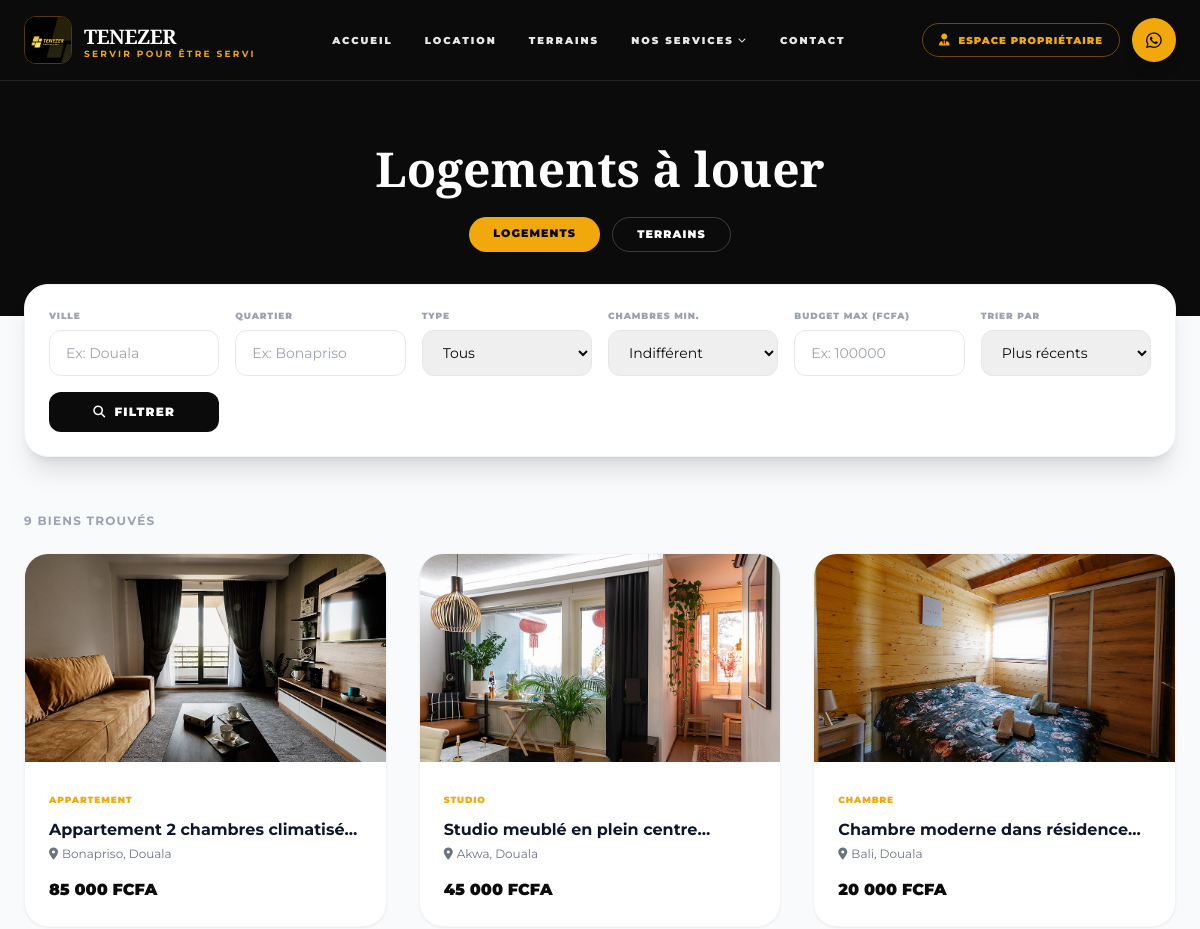
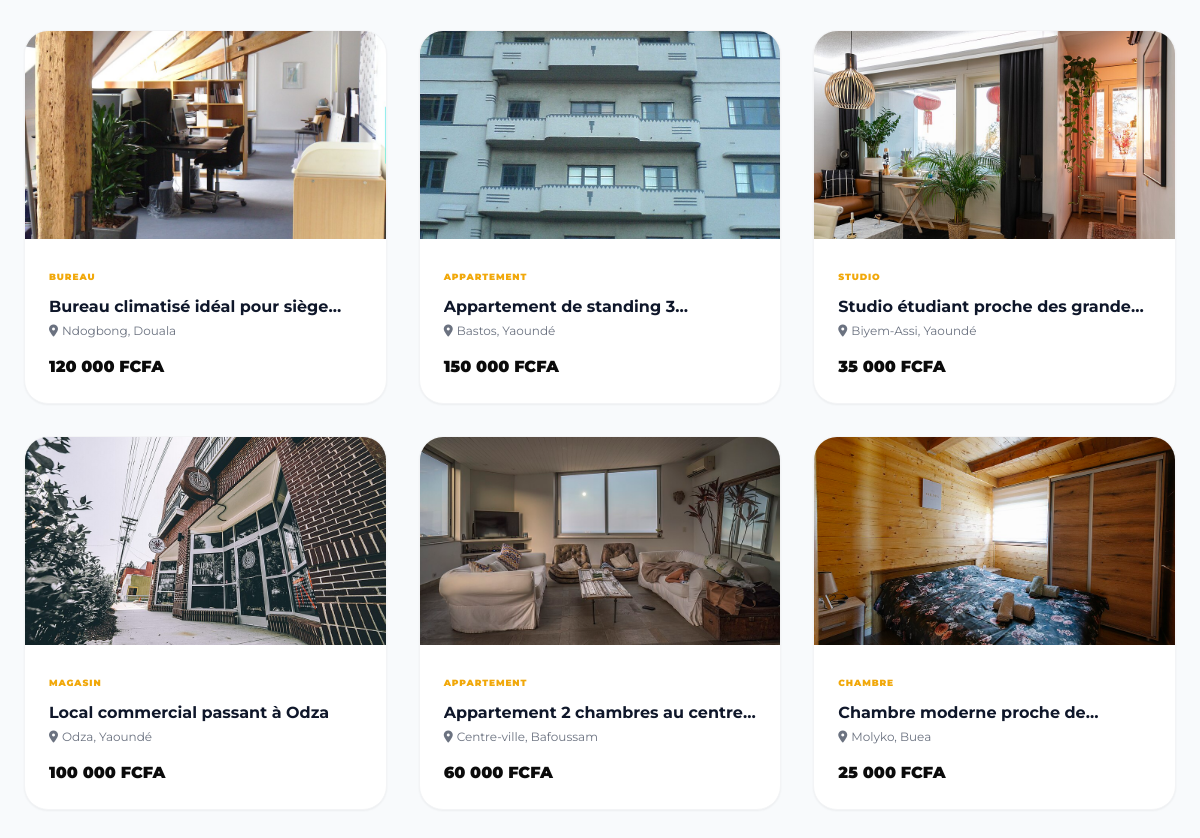
The page /biens.php on the database its author committed (2 pictures, top to bottom).
### tables this page shows
CREATE TABLE `properties` (
  `id` int(11) NOT NULL,
  `owner_id` int(11) DEFAULT NULL,
  `created_by_admin_id` int(11) DEFAULT NULL,
  `category` enum('logement','terrain') NOT NULL DEFAULT 'logement',
  `type` varchar(30) NOT NULL,
  `title` varchar(255) NOT NULL,
  `description` text NOT NULL,
  `city` varchar(100) NOT NULL,
  `quartier` varchar(100) DEFAULT NULL,
  `price` decimal(12,2) NOT NULL,
  `is_new` tinyint(1) DEFAULT NULL,
  `distance_route` varchar(100) DEFAULT NULL,
  `bedrooms` int(11) DEFAULT NULL,
  `bathrooms` int(11) DEFAULT NULL,
  `surface_chambre` int(11) DEFAULT NULL,
  `surface_salon` int(11) DEFAULT NULL,
  `surface_cuisine` int(11) DEFAULT NULL,
  `superficie_terrain` int(11) DEFAULT NULL,
  `has_parking` tinyint(1) DEFAULT 0,
  `features` longtext DEFAULT NULL CHECK (json_valid(`features`)),
  `status` enum('active','inactive') NOT NULL DEFAULT 'active',
  `created_at` timestamp NOT NULL DEFAULT current_timestamp()
);

CREATE TABLE `media` (
  `id` int(11) NOT NULL,
  `entity_type` varchar(50) NOT NULL DEFAULT 'property',
  `entity_id` int(11) NOT NULL,
  `url` varchar(255) NOT NULL,
  `type` enum('photo','video') NOT NULL DEFAULT 'photo',
  `is_main` tinyint(1) DEFAULT 0,
  `sort_order` int(11) DEFAULT 0,
  `created_at` timestamp NOT NULL DEFAULT current_timestamp()
);

### includes/functions.php (called while the page is built, shortened)
<?php
function tenezer_type_label($type) {
    return TENEZER_LOGEMENT_TYPES[$type] ?? ucfirst($type);
}
function tenezer_main_photo($pdo, $entityId, $entityType = 'property') {
    $stmt = $pdo->prepare("SELECT url FROM media WHERE entity_type = ? AND entity_id = ? AND type = 'photo' ORDER BY is_main DESC, sort_order ASC LIMIT 1");
    $stmt->execute([$entityType, $entityId]);
    $row = $stmt->fetch();
    return $row ? 'assets/uploads/properties/' . $row['url'] : null;
}

### biens.php (the view, shortened to what this page needs)
<?php
require_once 'mfbase/database.php';
require_once 'includes/functions.php';
$category = isset($_GET['category']) && $_GET['category'] === 'terrain' ? 'terrain' : 'logement';
$city = trim($_GET['city'] ?? '');
$quartier = trim($_GET['quartier'] ?? '');
$sort = $_GET['sort'] ?? 'recent';
$page = isset($_GET['page']) && (int)$_GET['page'] > 0 ? (int)$_GET['page'] : 1;
$perPage = 9;
$sql = "SELECT * FROM properties WHERE status = 'active' AND category = ?";
$params = [$category];
switch ($sort) {
    default:            $sql .= " ORDER BY created_at DESC"; break;
}
$properties = [];
$totalCount = 0;
try {
    $countStmt = $pdo->prepare(str_replace('SELECT *', 'SELECT COUNT(*) as total', $sql));
    $countStmt->execute($params);
    $totalCount = (int)$countStmt->fetchColumn();
    $totalPages = max(1, (int)ceil($totalCount / $perPage));
    $page = min($page, $totalPages);
    $offset = ($page - 1) * $perPage;
    $sql .= " LIMIT $perPage OFFSET $offset";
    $stmt = $pdo->prepare($sql);
    $stmt->execute($params);
    $properties = $stmt->fetchAll();
} catch (PDOException $e) {
    $properties = [];
    $totalPages = 1;
}
require_once 'includes/header.php';
require_once 'includes/navbar.php';
?>
<main class="bg-slate-50 min-h-screen pb-20">
    <section class="bg-tenezer-dark py-16">
        <div class="max-w-7xl mx-auto px-6 text-center">
            <h1 class="font-serif text-3xl md:text-5xl font-black text-white mb-4">
                <?php echo $category === 'terrain' ? 'Terrains disponibles' : 'Logements à louer'; ?>
            </h1>
            <div class="flex justify-center gap-3 mt-6">
                <a href="biens.php?category=logement" class="px-6 py-2 rounded-full text-[11px] font-black uppercase tracking-widest transition-all <?php echo $category === 'logement' ? 'bg-tenezer-gold text-tenezer-dark' : 'border border-white/20 text-white hover:border-tenezer-gold'; ?>">Logements</a>
                <a href="biens.php?category=terrain" class="px-6 py-2 rounded-full text-[11px] font-black uppercase tracking-widest transition-all <?php echo $category === 'terrain' ? 'bg-tenezer-gold text-tenezer-dark' : 'border border-white/20 text-white hover:border-tenezer-gold'; ?>">Terrains</a>
            </div>
        </div>
    </section>
    <section class="max-w-7xl mx-auto px-6 -mt-8">
        <form method="GET" class="bg-white rounded-3xl shadow-xl border border-gray-100 p-6 grid grid-cols-1 sm:grid-cols-2 lg:grid-cols-6 gap-4 items-end">
            <div>
                <label class="block text-[9px] font-black uppercase tracking-widest text-gray-400 mb-2">Ville</label>
                <input type="text" name="city" value="<?php echo htmlspecialchars($city); ?>" placeholder="Ex: Douala" class="w-full border border-gray-200 rounded-xl px-4 py-3 text-sm focus:outline-none focus:border-tenezer-gold">
            </div>
            <div>
                <label class="block text-[9px] font-black uppercase tracking-widest text-gray-400 mb-2">Quartier</label>
                <input type="text" name="quartier" value="<?php echo htmlspecialchars($quartier); ?>" placeholder="Ex: Bonapriso" class="w-full border border-gray-200 rounded-xl px-4 py-3 text-sm focus:outline-none focus:border-tenezer-gold">
            </div>
            <?php if ($category === 'logement'): ?>
            <div>
                <label class="block text-[9px] font-black uppercase tracking-widest text-gray-400 mb-2">Type</label>
                <select name="type" class="w-full border border-gray-200 rounded-xl px-4 py-3 text-sm focus:outline-none focus:border-tenezer-gold">
                    <option value="">Tous</option>
                </select>
            </div>
            <div>
                <label class="block text-[9px] font-black uppercase tracking-widest text-gray-400 mb-2">Chambres min.</label>
                <select name="bedrooms" class="w-full border border-gray-200 rounded-xl px-4 py-3 text-sm focus:outline-none focus:border-tenezer-gold">
                    <option value="">Indifférent</option>
                </select>
            </div>
            <?php endif; ?>
            <div>
                <label class="block text-[9px] font-black uppercase tracking-widest text-gray-400 mb-2">Budget max (FCFA)</label>
                <input type="number" name="budget_max" value="<?php echo htmlspecialchars($_GET['budget_max'] ?? ''); ?>" placeholder="Ex: 100000" class="w-full border border-gray-200 rounded-xl px-4 py-3 text-sm focus:outline-none focus:border-tenezer-gold">
            </div>
            <div>
                <label class="block text-[9px] font-black uppercase tracking-widest text-gray-400 mb-2">Trier par</label>
                <select name="sort" class="w-full border border-gray-200 rounded-xl px-4 py-3 text-sm focus:outline-none focus:border-tenezer-gold">
                    <option value="recent" <?php echo $sort === 'recent' ? 'selected' : ''; ?>>Plus récents</option>
                </select>
            </div>
            <button type="submit" class="w-full sm:w-auto bg-tenezer-dark text-white rounded-xl px-6 py-3 text-xs font-black uppercase tracking-widest hover:bg-tenezer-gold hover:text-tenezer-dark transition-all">
                <i class="fas fa-search mr-2"></i>Filtrer
            </button>
        </form>
    </section>
    <section class="max-w-7xl mx-auto px-6 mt-14">
        <?php if (empty($properties)): ?>
            <div class="text-center py-24">
                <i class="fas fa-house-circle-xmark text-5xl text-gray-300 mb-6"></i>
                <p class="text-gray-500 font-medium">Aucun bien ne correspond à votre recherche pour le moment.</p>
                <a href="https://wa.me/237672163188" target="_blank" class="inline-block mt-6 text-tenezer-gold font-black text-xs uppercase tracking-widest"><i class="fab fa-whatsapp mr-1"></i> Contactez-nous, nous vous aiderons à trouver</a>
            </div>
        <?php else: ?>
        <p class="text-xs text-gray-400 font-bold uppercase tracking-widest mb-6"><?php echo $totalCount; ?> bien<?php echo $totalCount > 1 ? 's' : ''; ?> trouvé<?php echo $totalCount > 1 ? 's' : ''; ?></p>
        <div class="grid grid-cols-1 sm:grid-cols-2 lg:grid-cols-3 gap-8">
            <?php foreach ($properties as $p): $photo = tenezer_main_photo($pdo, $p['id']); ?>
            <a href="detail.php?id=<?php echo (int)$p['id']; ?>" class="group rounded-3xl overflow-hidden bg-white border border-gray-100 shadow-sm hover:shadow-2xl transition-all">
                <div class="h-52 overflow-hidden bg-gray-100 flex items-center justify-center">
                    <?php if ($photo): ?>
                        <img src="<?php echo htmlspecialchars($photo); ?>" alt="<?php echo htmlspecialchars($p['title']); ?>" loading="lazy" class="w-full h-full object-cover group-hover:scale-105 transition-transform duration-500">
                    <?php else: ?>
                        <i class="fas fa-image text-4xl text-gray-300"></i>
                    <?php endif; ?>
                </div>
                <div class="p-6">
                    <span class="text-[9px] font-black uppercase tracking-widest text-tenezer-gold"><?php echo htmlspecialchars(tenezer_type_label($p['type'])); ?></span>
                    <h3 class="font-bold text-slate-900 mt-2 mb-1 line-clamp-1"><?php echo htmlspecialchars($p['title']); ?></h3>
                    <p class="text-xs text-gray-500 mb-4"><i class="fas fa-location-dot mr-1"></i><?php echo htmlspecialchars($p['quartier'] ? $p['quartier'] . ', ' . $p['city'] : $p['city']); ?></p>
                    <p class="font-black text-tenezer-dark"><?php echo number_format((float)$p['price'], 0, ',', ' '); ?> FCFA</p>
                </div>
            </a>
            <?php endforeach; ?>
        </div>
        <?php endif; ?>
    </section>
</main>
<?php require_once 'includes/footer.php'; ?>

### includes/header.php (shortened to what this page needs)
<?php
require_once __DIR__ . '/functions.php';
?>
<!DOCTYPE html>
<html lang="fr">
<head>
    <link rel="stylesheet" href="https://cdnjs.cloudflare.com/ajax/libs/font-awesome/6.4.0/css/all.min.css">
    <link rel="stylesheet" href="https://cdn.jsdelivr.net/npm/flatpickr/dist/flatpickr.min.css">
    <link rel="stylesheet" href="https://cdn.jsdelivr.net/npm/swiper@11/swiper-bundle.min.css" />
    <script src="https://cdn.tailwindcss.com"></script>
</head>
<body class="antialiased text-tenezer-dark bg-white">

### includes/navbar.php (shortened to what this page needs)
<header class="sticky top-0 z-[100] bg-tenezer-dark border-b border-white/10">
    <div class="max-w-7xl mx-auto px-4 md:px-6 h-16 md:h-20 flex items-center justify-between">
        <a href="index.php" class="flex items-center gap-3 group">
            <div class="w-10 h-10 md:w-12 md:h-12 rounded-xl overflow-hidden border border-tenezer-gold/30 shadow-sm transition-transform group-hover:scale-105">
                <img src="includes/logo.jpeg" alt="Tenezer Immobilier" class="w-full h-full object-cover">
            </div>
            <div class="flex flex-col leading-none">
                <span class="font-serif font-black text-lg md:text-xl tracking-tight text-white">TENEZER</span>
                <span class="text-[8px] md:text-[9px] font-bold uppercase tracking-[0.25em] text-tenezer-gold -mt-0.5">Servir pour être Servi</span>
            </div>
        </a>
        <nav class="hidden lg:flex items-center gap-8">
            <a href="index.php" class="nav-link text-[10px] font-black uppercase tracking-[0.2em] text-white/90 hover:text-tenezer-gold transition-colors">Accueil</a>
            <a href="biens.php?category=logement" class="nav-link text-[10px] font-black uppercase tracking-[0.2em] text-white/90 hover:text-tenezer-gold transition-colors">Location</a>
            <a href="biens.php?category=terrain" class="nav-link text-[10px] font-black uppercase tracking-[0.2em] text-white/90 hover:text-tenezer-gold transition-colors">Terrains</a>
            <div class="lang-container relative group">
                <button class="nav-link flex items-center gap-1 text-[10px] font-black uppercase tracking-[0.2em] text-white/90 hover:text-tenezer-gold transition-colors">
                    Nos Services <i class="fas fa-chevron-down text-[8px]"></i>
                </button>
            </div>
            <a href="contact.php" class="nav-link text-[10px] font-black uppercase tracking-[0.2em] text-white/90 hover:text-tenezer-gold transition-colors">Contact</a>
        </nav>
        <div class="flex items-center gap-3">
            <a href="espace-proprietaire/login.php" class="hidden md:flex items-center gap-2 px-4 py-2 rounded-full border border-tenezer-gold/40 text-tenezer-gold text-[10px] font-black uppercase tracking-widest hover:bg-tenezer-gold hover:text-tenezer-dark transition-all">
                <i class="fas fa-user-tie text-xs"></i> Espace Propriétaire
            </a>
            <a href="https://wa.me/237672163188" target="_blank" class="flex items-center justify-center w-10 h-10 md:w-11 md:h-11 bg-tenezer-gold text-tenezer-dark rounded-full hover:brightness-110 transition-all duration-300 shadow-lg">
                <i class="fab fa-whatsapp text-lg"></i>
            </a>
        </div>
    </div>
</header>

### includes/footer.php (shortened to what this page needs)
</body>
</html>

### includes/header.php (style rules this page uses)
img { max-width: 100%; height: auto; display: block; }
img:before { content: "🖼️"; display: block; background: #f0f0f0; text-align: center; line-height: 200px; }
body { top: 0px !important; }
.nav-link { position: relative; }
.nav-link::after { content: ''; position: absolute; bottom: -4px; left: 0; width: 0; height: 2px; background: #F1A80A; transition: width 0.3s ease; }

### rows shown on the page
properties: id.url (picture), type "APPARTEMENT", title "Appartement 2 chambres climatisé…", quartier+city "Bonapriso, Douala", price "85 000"
properties: id.url (picture), type "STUDIO", title "Studio meublé en plein…", quartier+city "Akwa, Douala", price "45 000"
properties: id.url (picture), type "CHAMBRE", title "Chambre moderne dans…", quartier+city "Bali, Douala", price "20 000"
properties: id.url (picture), type "BUREAU", title "Bureau climatisé idéal pour…", quartier+city "Ndogbong, Douala", price "120 000"
properties: id.url (picture), type "APPARTEMENT", title "Appartement de standing…", quartier+city "Bastos, Yaoundé", price "150 000"
properties: id.url (picture), type "STUDIO", title "Studio étudiant proche des…", quartier+city "Biyem-Assi, Yaoundé", price "35 000"
properties: id.url (picture), type "MAGASIN", title "Local commercial passant à Odza", quartier+city "Odza, Yaoundé", price "100 000"
properties: id.url (picture), type "APPARTEMENT", title "Appartement 2 chambres…", quartier+city "Centre-ville, Bafoussam", price "60 000"
properties: id.url (picture), type "CHAMBRE", title "Chambre moderne proche…", quartier+city "Molyko, Buea", price "25 000"

### other values the page prints
$totalCount "9"
